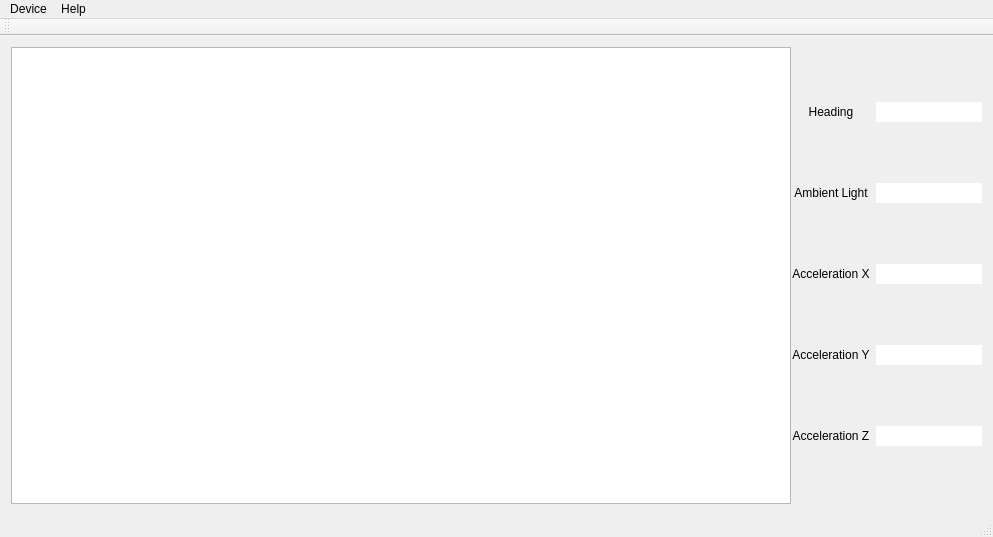
<?xml version="1.0" encoding="UTF-8"?>
<ui version="4.0">
 <class>MainWindow</class>
 <widget class="QMainWindow" name="MainWindow">
  <property name="geometry">
   <rect>
    <x>0</x>
    <y>0</y>
    <width>993</width>
    <height>537</height>
   </rect>
  </property>
  <property name="windowTitle">
   <string>MainWindow</string>
  </property>
  <widget class="QWidget" name="centralWidget">
   <layout class="QHBoxLayout" name="horizontalLayout_2">
    <property name="spacing">
     <number>1</number>
    </property>
    <item>
     <widget class="QGraphicsView" name="graphicsView">
      <property name="sizePolicy">
       <sizepolicy hsizetype="Expanding" vsizetype="Expanding">
        <horstretch>0</horstretch>
        <verstretch>0</verstretch>
       </sizepolicy>
      </property>
      <property name="verticalScrollBarPolicy">
       <enum>Qt::ScrollBarAlwaysOff</enum>
      </property>
      <property name="horizontalScrollBarPolicy">
       <enum>Qt::ScrollBarAlwaysOff</enum>
      </property>
      <property name="sizeAdjustPolicy">
       <enum>QAbstractScrollArea::AdjustToContentsOnFirstShow</enum>
      </property>
      <property name="sceneRect">
       <rectf>
        <x>0.000000000000000</x>
        <y>0.000000000000000</y>
        <width>0.000000000000000</width>
        <height>0.000000000000000</height>
       </rectf>
      </property>
      <property name="viewportUpdateMode">
       <enum>QGraphicsView::BoundingRectViewportUpdate</enum>
      </property>
     </widget>
    </item>
    <item>
     <layout class="QHBoxLayout" name="horizontalLayout" stretch="0">
      <property name="spacing">
       <number>1</number>
      </property>
      <property name="sizeConstraint">
       <enum>QLayout::SetDefaultConstraint</enum>
      </property>
      <item>
       <layout class="QVBoxLayout" name="verticalLayout">
        <item>
         <layout class="QHBoxLayout" name="horizontalLayout_3">
          <item>
           <widget class="QLabel" name="label">
            <property name="sizePolicy">
             <sizepolicy hsizetype="Minimum" vsizetype="Preferred">
              <horstretch>0</horstretch>
              <verstretch>0</verstretch>
             </sizepolicy>
            </property>
            <property name="text">
             <string>Heading</string>
            </property>
            <property name="alignment">
             <set>Qt::AlignCenter</set>
            </property>
           </widget>
          </item>
          <item>
           <widget class="QLineEdit" name="heading_te">
            <property name="sizePolicy">
             <sizepolicy hsizetype="Minimum" vsizetype="Fixed">
              <horstretch>0</horstretch>
              <verstretch>0</verstretch>
             </sizepolicy>
            </property>
            <property name="frame">
             <bool>false</bool>
            </property>
            <property name="readOnly">
             <bool>true</bool>
            </property>
           </widget>
          </item>
         </layout>
        </item>
        <item>
         <layout class="QHBoxLayout" name="horizontalLayout_4">
          <item>
           <widget class="QLabel" name="label_4">
            <property name="sizePolicy">
             <sizepolicy hsizetype="Minimum" vsizetype="Preferred">
              <horstretch>0</horstretch>
              <verstretch>0</verstretch>
             </sizepolicy>
            </property>
            <property name="text">
             <string>Ambient Light</string>
            </property>
            <property name="alignment">
             <set>Qt::AlignCenter</set>
            </property>
           </widget>
          </item>
          <item>
           <widget class="QLineEdit" name="ambient_te">
            <property name="sizePolicy">
             <sizepolicy hsizetype="Minimum" vsizetype="Fixed">
              <horstretch>0</horstretch>
              <verstretch>0</verstretch>
             </sizepolicy>
            </property>
            <property name="frame">
             <bool>false</bool>
            </property>
            <property name="readOnly">
             <bool>true</bool>
            </property>
           </widget>
          </item>
         </layout>
        </item>
        <item>
         <layout class="QHBoxLayout" name="horizontalLayout_5">
          <item>
           <widget class="QLabel" name="label_3">
            <property name="sizePolicy">
             <sizepolicy hsizetype="Minimum" vsizetype="Preferred">
              <horstretch>0</horstretch>
              <verstretch>0</verstretch>
             </sizepolicy>
            </property>
            <property name="text">
             <string>Acceleration X</string>
            </property>
            <property name="alignment">
             <set>Qt::AlignCenter</set>
            </property>
           </widget>
          </item>
          <item>
           <widget class="QLineEdit" name="accX_te">
            <property name="sizePolicy">
             <sizepolicy hsizetype="Minimum" vsizetype="Fixed">
              <horstretch>0</horstretch>
              <verstretch>0</verstretch>
             </sizepolicy>
            </property>
            <property name="frame">
             <bool>false</bool>
            </property>
            <property name="readOnly">
             <bool>true</bool>
            </property>
           </widget>
          </item>
         </layout>
        </item>
        <item>
         <layout class="QHBoxLayout" name="horizontalLayout_6">
          <item>
           <widget class="QLabel" name="label_2">
            <property name="sizePolicy">
             <sizepolicy hsizetype="Minimum" vsizetype="Preferred">
              <horstretch>0</horstretch>
              <verstretch>0</verstretch>
             </sizepolicy>
            </property>
            <property name="text">
             <string>Acceleration Y</string>
            </property>
            <property name="alignment">
             <set>Qt::AlignCenter</set>
            </property>
           </widget>
          </item>
          <item>
           <widget class="QLineEdit" name="accY_te">
            <property name="sizePolicy">
             <sizepolicy hsizetype="Minimum" vsizetype="Fixed">
              <horstretch>0</horstretch>
              <verstretch>0</verstretch>
             </sizepolicy>
            </property>
            <property name="frame">
             <bool>false</bool>
            </property>
            <property name="readOnly">
             <bool>true</bool>
            </property>
           </widget>
          </item>
         </layout>
        </item>
        <item>
         <layout class="QHBoxLayout" name="horizontalLayout_7">
          <item>
           <widget class="QLabel" name="label_5">
            <property name="sizePolicy">
             <sizepolicy hsizetype="Minimum" vsizetype="Preferred">
              <horstretch>0</horstretch>
              <verstretch>0</verstretch>
             </sizepolicy>
            </property>
            <property name="text">
             <string>Acceleration Z</string>
            </property>
            <property name="alignment">
             <set>Qt::AlignCenter</set>
            </property>
           </widget>
          </item>
          <item>
           <widget class="QLineEdit" name="accZ_te">
            <property name="sizePolicy">
             <sizepolicy hsizetype="Minimum" vsizetype="Fixed">
              <horstretch>0</horstretch>
              <verstretch>0</verstretch>
             </sizepolicy>
            </property>
            <property name="frame">
             <bool>false</bool>
            </property>
            <property name="readOnly">
             <bool>true</bool>
            </property>
           </widget>
          </item>
         </layout>
        </item>
       </layout>
      </item>
     </layout>
    </item>
   </layout>
  </widget>
  <widget class="QMenuBar" name="menuBar">
   <property name="geometry">
    <rect>
     <x>0</x>
     <y>0</y>
     <width>993</width>
     <height>26</height>
    </rect>
   </property>
   <widget class="QMenu" name="menuHMD_Monitor">
    <property name="title">
     <string>Device</string>
    </property>
    <addaction name="actionConnect"/>
   </widget>
   <widget class="QMenu" name="menuHelp">
    <property name="title">
     <string>Help</string>
    </property>
    <addaction name="actionAbout"/>
   </widget>
   <addaction name="menuHMD_Monitor"/>
   <addaction name="menuHelp"/>
  </widget>
  <widget class="QToolBar" name="mainToolBar">
   <attribute name="toolBarArea">
    <enum>TopToolBarArea</enum>
   </attribute>
   <attribute name="toolBarBreak">
    <bool>false</bool>
   </attribute>
  </widget>
  <widget class="QStatusBar" name="statusBar"/>
  <action name="actionConnect">
   <property name="text">
    <string>Connect</string>
   </property>
  </action>
  <action name="actionAbout">
   <property name="text">
    <string>About</string>
   </property>
  </action>
 </widget>
 <layoutdefault spacing="6" margin="11"/>
 <resources/>
 <connections/>
</ui>
